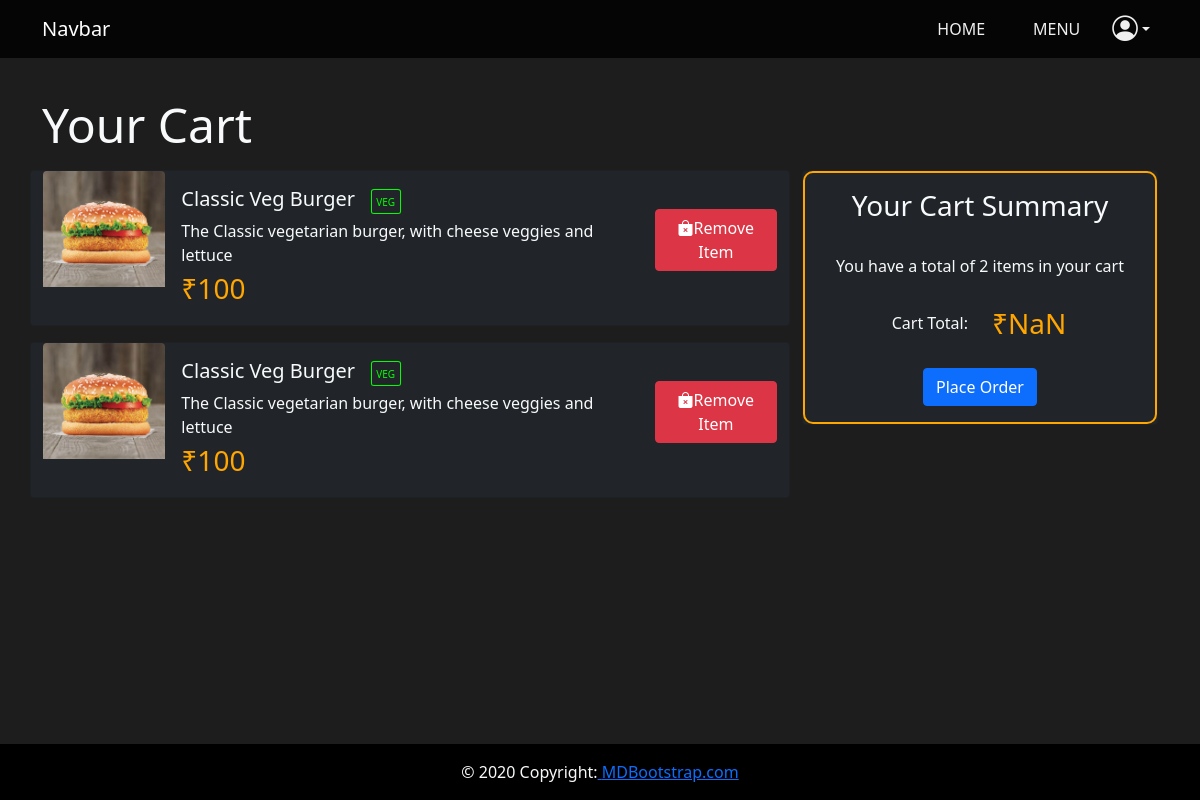
The app's page /cart/ (signed in) with its own data.
### baseapp/models.py (models this page shows, shortened)
class Products(models.Model):
    ProductID = models.AutoField(primary_key=True)
    ProductName = models.CharField(max_length=200, null=True, blank=True)
    Stock = models.IntegerField()
    Category = models.CharField(max_length=200, null=True, blank=True)
    Price = models.IntegerField()
    Description = models.CharField(max_length=600, blank=True, null=True)
    Vegetarian = models.BooleanField(default=False)
    Image = models.ImageField(null= True, blank=True)

### baseapp/views.py (the view)
# urls.py: path('cart/', views.CartView, name='cart'),
def CartView(request):
    if request.user.is_authenticated:
        print(request.user)
        currentCustomer = Customer.objects.get(user=request.user)
        queryset = Cart.objects.filter(CustomerID=currentCustomer)
        cartitems = []
        for obj in queryset:
            cartitems.append(obj.ProductID)
        context = {'cartitems':cartitems}
        if request.method == "GET":
            if request.GET.get('ProductID') is not None:
                ProductID = request.GET.get('ProductID')
                product = Products.objects.get(ProductID = int(ProductID))
                instance = Cart.objects.get(CustomerID=currentCustomer, ProductID = product)
                instance.delete()
        return render(request, 'baseapp/cart.html', context)
    return redirect(reverse('login'))

### baseapp/templates/baseapp/cart.html (shortened to what this page needs)
{% load static %}
<html lang="en">
<head>
    <link href="https://cdn.jsdelivr.net/npm/bootstrap@5.0.2/dist/css/bootstrap.min.css" rel="stylesheet">
    <link rel="stylesheet" href="https://cdn.jsdelivr.net/npm/bootstrap-icons@1.5.0/font/bootstrap-icons.css">
</head>
<body>
<div id="page-container">
<div id="content-wrap">
    <nav class="navbar navbar-expand-lg navbar-dark fixed-top">
        <div class="container">
          <a class="navbar-brand" href="{% url 'home' %}">Navbar</a>
          <div class="collapse navbar-collapse justify-content-end" id="navbarNavAltMarkup">
            <div class="navbar-nav">
              <a class="nav-link d-flex align-items-center justify-content-center mx-3" href="{% url 'home' %}">HOME</a>
              <a class="nav-link d-flex align-items-center justify-content-center mx-3" href="{% url 'menu' %}">MENU</a>
              <a class="nav-link dropdown-toggle d-flex justify-content-center align-items-center" href="#" id="navbarDarkDropdownMenuLink" role="button" data-bs-toggle="dropdown" aria-expanded="false">
                <i style="font-size: 1.6em;" class="bi-person-circle"></i>
              </a>
            </div>
          </div>
        </div>
    </nav>
    <br><br>
    <br><br>
    <div class="container">
        <p class="display-5 text-light">Your Cart</p>
        <div class="row">
            <div class="col-10 col-md-8">
                {% for item in cartitems %}
                <div class="row" id="row{{ item.ProductID }}">
                    <div class="card bg-dark mb-3">
                    <div class="row g-0">
                        <div class="col-md-2">
                            <img src="{{ item.Image.url }}" class="img-fluid rounded-top" alt="...">
                        </div>
                        <div class="col-md-8">
                            <div class="card-body">
                                <h5 class="card-title text-light">{{ item.ProductName }} &nbsp;
                                    {% if item.Vegetarian %}
                                    <p class="VegOrNot" style="border:solid 1px rgb(0, 255, 0); color: rgb(0, 255, 0); display: inline;">VEG</p>
                                    {% else %}<p class="VegOrNot" style="border:solid 1px red; color: red; display: inline;">NON-VEG</p>{% endif %}
                                </h5>
                                <p class="card-text text-light" style="margin-bottom: 0;">{{ item.Description }}</p>
                                <span class="fs-3" style="color: rgb(255, 166, 0); display: inline !important;">₹<p class="fs-3 price" style="display: inline !important; color: rgb(255, 166, 0);">{{ item.Price }}</p></span>
                            </div>
                        </div>
                        <div class="col-md-2 d-flex align-items-center">
                            <form >
                                <button type="submit" class="btn btn-danger remove" id="{{ item.ProductID }}" data-price='{{ item.Price }}' value="{{ item.ProductID }}"><i class="bi bi-bag-x-fill"></i>Remove Item</button>
                            </form>
                        </div>
                    </div>
                    </div>
                </div>
                {% endfor %}
            </div>
            <div class="col-10 col-md-4">
                <div class="card bg-dark text-center">
                    <div style="border: solid 2px rgb(255, 166, 0); border-radius: 10px;" class="card-body">
                      <h5 class="card-title fs-3 text-light">Your Cart Summary</h5><br>
                      <span>
                          <p class="card-text text-light" style="display: inline !important;">You have a total of</p>
                          <p class="card-text text-light" style="display: inline !important;" id="itemcount">{{ cartitems|length }}</p>
                          <p class="card-text text-light" style="display: inline !important;">items in your cart</p>
                      </span>
                      <br><br>
                          <div class="row">
                              <div class="col text-light d-flex justify-content-end align-items-center">Cart Total:</div>
                              <div class="col d-flex justify-content-start">
                                <span class="fs-3" style="color: rgb(255, 166, 0); display: inline !important;">₹<p class="fs-3" id="CartTotal" style="display: inline !important; color: rgb(255, 166, 0);"></p></span>
                              </div>
                          </div>
                      <br>
                      <a href="{% url 'ordersummary' %}" id="orderbutton" class="btn btn-primary">Place Order</a>
                    </div>
                  </div>
            </div>
        </div>
    </div>
    <br>
    <br>
    <br>
</div>
  <footer id="footer" class="page-footer">
  <div class="footer-copyright text-center text-light py-3">© 2020 Copyright:<a href="https://mdbootstrap.com/"> MDBootstrap.com</a></div>
  </footer>
</div>
  </body>
</html>

### baseapp/templates/baseapp/cart.html (style rules this page uses)
footer { background-color: black; bottom: 0; }
nav { position: fixed; background-color: rgba(0, 0, 0, 0.8); }
.nav-link { color: #f0f0f0 !important; }
body { background-color: #1d1d1d !important; }
.VegOrNot { margin-top: 0.5rem; margin-bottom: 0.5rem; position: inherit; border-radius:10%; width: fit-content; font-size: x-small; padding: 1%; }
#page-container { position: relative; min-height: 100vh; }
#content-wrap { padding-bottom: 3rem; }
#footer { position: absolute; bottom: 0; width: 100%; height: 3.5rem; }

### records on screen
Products: Image (picture), ProductName "Classic Veg Burger", Vegetarian "VEG", Description "The Classic vegetarian burger, with cheese veggies and lettuce", Price "100"

### other values on screen
{{ cartitems|length }} "2"
